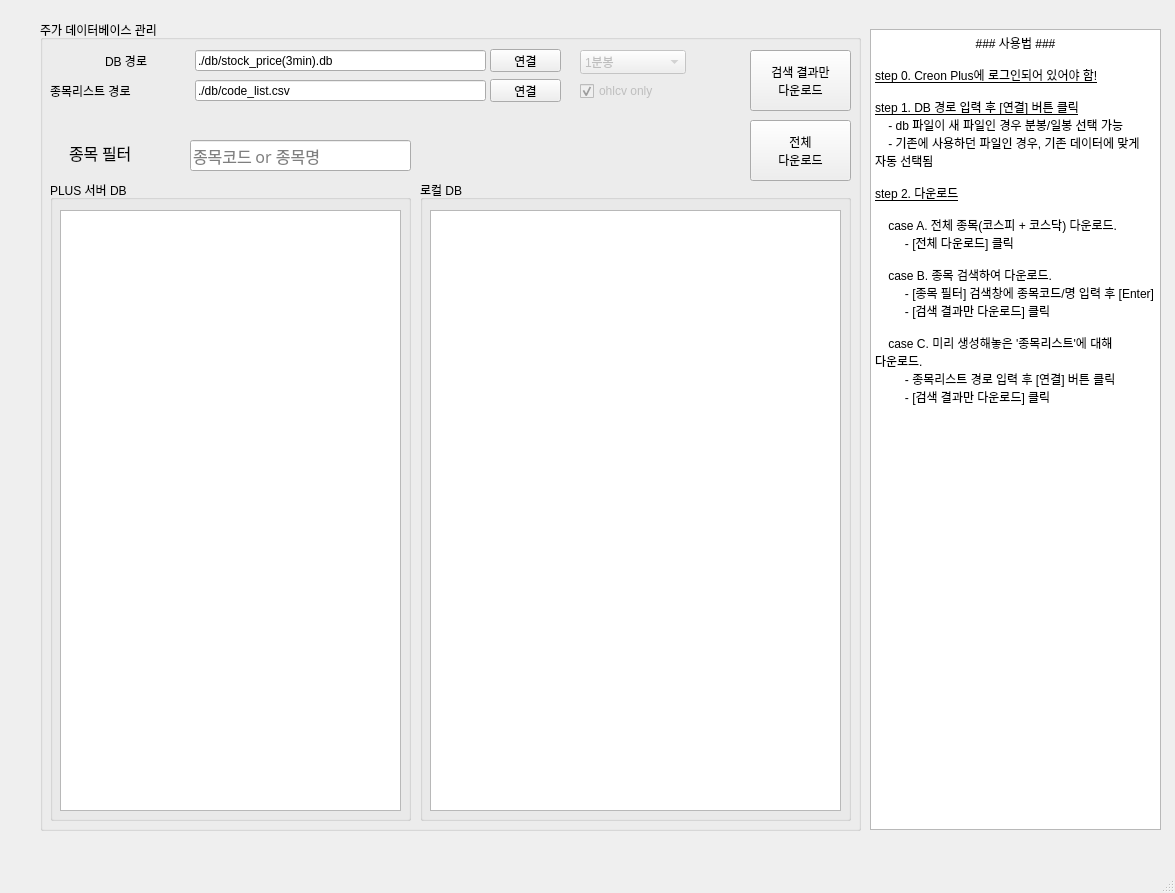
<?xml version="1.0" encoding="UTF-8"?>
<ui version="4.0">
 <class>MainWindow</class>
 <widget class="QMainWindow" name="MainWindow">
  <property name="enabled">
   <bool>true</bool>
  </property>
  <property name="geometry">
   <rect>
    <x>0</x>
    <y>0</y>
    <width>1175</width>
    <height>893</height>
   </rect>
  </property>
  <property name="mouseTracking">
   <bool>false</bool>
  </property>
  <property name="windowTitle">
   <string>Creon_datareader v1.2</string>
  </property>
  <widget class="QWidget" name="centralwidget">
   <widget class="QGroupBox" name="groupBox_4">
    <property name="geometry">
     <rect>
      <x>40</x>
      <y>20</y>
      <width>821</width>
      <height>811</height>
     </rect>
    </property>
    <property name="title">
     <string>주가 데이터베이스 관리</string>
    </property>
    <property name="flat">
     <bool>false</bool>
    </property>
    <widget class="QGroupBox" name="groupBox_2">
     <property name="geometry">
      <rect>
       <x>10</x>
       <y>160</y>
       <width>361</width>
       <height>641</height>
      </rect>
     </property>
     <property name="title">
      <string>PLUS 서버 DB</string>
     </property>
     <widget class="QTableView" name="tableView">
      <property name="geometry">
       <rect>
        <x>10</x>
        <y>30</y>
        <width>341</width>
        <height>601</height>
       </rect>
      </property>
     </widget>
    </widget>
    <widget class="QGroupBox" name="groupBox_3">
     <property name="geometry">
      <rect>
       <x>380</x>
       <y>160</y>
       <width>431</width>
       <height>641</height>
      </rect>
     </property>
     <property name="title">
      <string>로컬 DB</string>
     </property>
     <widget class="QTableView" name="tableView_2">
      <property name="geometry">
       <rect>
        <x>10</x>
        <y>30</y>
        <width>411</width>
        <height>601</height>
       </rect>
      </property>
     </widget>
    </widget>
    <widget class="QPushButton" name="pushButton_4">
     <property name="enabled">
      <bool>true</bool>
     </property>
     <property name="geometry">
      <rect>
       <x>710</x>
       <y>100</y>
       <width>101</width>
       <height>61</height>
      </rect>
     </property>
     <property name="text">
      <string>전체
다운로드</string>
     </property>
    </widget>
    <widget class="QPushButton" name="pushButton_3">
     <property name="enabled">
      <bool>true</bool>
     </property>
     <property name="geometry">
      <rect>
       <x>710</x>
       <y>30</y>
       <width>101</width>
       <height>61</height>
      </rect>
     </property>
     <property name="mouseTracking">
      <bool>true</bool>
     </property>
     <property name="acceptDrops">
      <bool>false</bool>
     </property>
     <property name="layoutDirection">
      <enum>Qt::LeftToRight</enum>
     </property>
     <property name="text">
      <string>검색 결과만
다운로드</string>
     </property>
     <property name="checkable">
      <bool>false</bool>
     </property>
     <property name="autoRepeat">
      <bool>false</bool>
     </property>
     <property name="autoExclusive">
      <bool>false</bool>
     </property>
     <property name="autoDefault">
      <bool>false</bool>
     </property>
     <property name="default">
      <bool>false</bool>
     </property>
     <property name="flat">
      <bool>false</bool>
     </property>
    </widget>
    <widget class="QLabel" name="label_9">
     <property name="geometry">
      <rect>
       <x>65</x>
       <y>30</y>
       <width>81</width>
       <height>21</height>
      </rect>
     </property>
     <property name="text">
      <string>DB 경로</string>
     </property>
    </widget>
    <widget class="QLineEdit" name="lineEdit_4">
     <property name="geometry">
      <rect>
       <x>155</x>
       <y>30</y>
       <width>291</width>
       <height>21</height>
      </rect>
     </property>
     <property name="text">
      <string>./db/stock_price(3min).db</string>
     </property>
    </widget>
    <widget class="QLineEdit" name="lineEdit_5">
     <property name="geometry">
      <rect>
       <x>150</x>
       <y>120</y>
       <width>221</width>
       <height>31</height>
      </rect>
     </property>
     <property name="font">
      <font>
       <family>굴림</family>
       <pointsize>12</pointsize>
       <weight>50</weight>
       <bold>false</bold>
      </font>
     </property>
     <property name="text">
      <string/>
     </property>
     <property name="placeholderText">
      <string>종목코드 or 종목명</string>
     </property>
    </widget>
    <widget class="QLabel" name="label_12">
     <property name="geometry">
      <rect>
       <x>29</x>
       <y>117</y>
       <width>111</width>
       <height>31</height>
      </rect>
     </property>
     <property name="font">
      <font>
       <family>굴림</family>
       <pointsize>12</pointsize>
      </font>
     </property>
     <property name="text">
      <string>종목 필터</string>
     </property>
    </widget>
    <widget class="QPushButton" name="pushButton_2">
     <property name="geometry">
      <rect>
       <x>450</x>
       <y>29</y>
       <width>71</width>
       <height>23</height>
      </rect>
     </property>
     <property name="text">
      <string>연결</string>
     </property>
    </widget>
    <widget class="QLabel" name="label_10">
     <property name="geometry">
      <rect>
       <x>10</x>
       <y>60</y>
       <width>131</width>
       <height>21</height>
      </rect>
     </property>
     <property name="text">
      <string>종목리스트 경로</string>
     </property>
    </widget>
    <widget class="QLineEdit" name="lineEdit_8">
     <property name="geometry">
      <rect>
       <x>155</x>
       <y>60</y>
       <width>291</width>
       <height>21</height>
      </rect>
     </property>
     <property name="text">
      <string>./db/code_list.csv</string>
     </property>
    </widget>
    <widget class="QPushButton" name="pushButton_8">
     <property name="geometry">
      <rect>
       <x>450</x>
       <y>59</y>
       <width>71</width>
       <height>23</height>
      </rect>
     </property>
     <property name="text">
      <string>연결</string>
     </property>
    </widget>
    <widget class="QComboBox" name="comboBox">
     <property name="enabled">
      <bool>false</bool>
     </property>
     <property name="geometry">
      <rect>
       <x>540</x>
       <y>30</y>
       <width>106</width>
       <height>24</height>
      </rect>
     </property>
     <item>
      <property name="text">
       <string>1분봉</string>
      </property>
     </item>
     <item>
      <property name="text">
       <string>3분봉</string>
      </property>
     </item>
     <item>
      <property name="text">
       <string>일봉</string>
      </property>
     </item>
     <item>
      <property name="text">
       <string>주봉</string>
      </property>
     </item>
     <item>
      <property name="text">
       <string>월봉</string>
      </property>
     </item>
    </widget>
    <widget class="QCheckBox" name="checkBox">
     <property name="enabled">
      <bool>false</bool>
     </property>
     <property name="geometry">
      <rect>
       <x>540</x>
       <y>60</y>
       <width>116</width>
       <height>22</height>
      </rect>
     </property>
     <property name="text">
      <string>ohlcv only</string>
     </property>
     <property name="checked">
      <bool>true</bool>
     </property>
    </widget>
   </widget>
   <widget class="QTextBrowser" name="textBrowser">
    <property name="geometry">
     <rect>
      <x>870</x>
      <y>29</y>
      <width>291</width>
      <height>801</height>
     </rect>
    </property>
    <property name="html">
     <string>&lt;!DOCTYPE HTML PUBLIC &quot;-//W3C//DTD HTML 4.0//EN&quot; &quot;http://www.w3.org/TR/REC-html40/strict.dtd&quot;&gt;
&lt;html&gt;&lt;head&gt;&lt;meta name=&quot;qrichtext&quot; content=&quot;1&quot; /&gt;&lt;style type=&quot;text/css&quot;&gt;
p, li { white-space: pre-wrap; }
&lt;/style&gt;&lt;/head&gt;&lt;body style=&quot; font-family:'Gulim'; font-size:9pt; font-weight:400; font-style:normal;&quot;&gt;
&lt;p align=&quot;center&quot; style=&quot; margin-top:0px; margin-bottom:0px; margin-left:0px; margin-right:0px; -qt-block-indent:0; text-indent:0px;&quot;&gt;### 사용법 ###&lt;/p&gt;
&lt;p style=&quot;-qt-paragraph-type:empty; margin-top:0px; margin-bottom:0px; margin-left:0px; margin-right:0px; -qt-block-indent:0; text-indent:0px;&quot;&gt;&lt;br /&gt;&lt;/p&gt;
&lt;p style=&quot; margin-top:0px; margin-bottom:0px; margin-left:0px; margin-right:0px; -qt-block-indent:0; text-indent:0px;&quot;&gt;&lt;span style=&quot; text-decoration: underline;&quot;&gt;step 0. Creon Plus에 로그인되어 있어야 함!&lt;/span&gt;&lt;/p&gt;
&lt;p style=&quot;-qt-paragraph-type:empty; margin-top:0px; margin-bottom:0px; margin-left:0px; margin-right:0px; -qt-block-indent:0; text-indent:0px; text-decoration: underline;&quot;&gt;&lt;br /&gt;&lt;/p&gt;
&lt;p style=&quot; margin-top:0px; margin-bottom:0px; margin-left:0px; margin-right:0px; -qt-block-indent:0; text-indent:0px;&quot;&gt;&lt;span style=&quot; text-decoration: underline;&quot;&gt;step 1. DB 경로 입력 후 [연결] 버튼 클릭&lt;/span&gt;&lt;/p&gt;
&lt;p style=&quot; margin-top:0px; margin-bottom:0px; margin-left:0px; margin-right:0px; -qt-block-indent:0; text-indent:0px;&quot;&gt;    - db 파일이 새 파일인 경우 분봉/일봉 선택 가능&lt;/p&gt;
&lt;p style=&quot; margin-top:0px; margin-bottom:0px; margin-left:0px; margin-right:0px; -qt-block-indent:0; text-indent:0px;&quot;&gt;    - 기존에 사용하던 파일인 경우, 기존 데이터에 맞게 자동 선택됨&lt;/p&gt;
&lt;p style=&quot;-qt-paragraph-type:empty; margin-top:0px; margin-bottom:0px; margin-left:0px; margin-right:0px; -qt-block-indent:0; text-indent:0px;&quot;&gt;&lt;br /&gt;&lt;/p&gt;
&lt;p style=&quot; margin-top:0px; margin-bottom:0px; margin-left:0px; margin-right:0px; -qt-block-indent:0; text-indent:0px;&quot;&gt;&lt;span style=&quot; text-decoration: underline;&quot;&gt;step 2. 다운로드&lt;/span&gt;&lt;/p&gt;
&lt;p style=&quot;-qt-paragraph-type:empty; margin-top:0px; margin-bottom:0px; margin-left:0px; margin-right:0px; -qt-block-indent:0; text-indent:0px; text-decoration: underline;&quot;&gt;&lt;br /&gt;&lt;/p&gt;
&lt;p style=&quot; margin-top:0px; margin-bottom:0px; margin-left:0px; margin-right:0px; -qt-block-indent:0; text-indent:0px;&quot;&gt;    case A. 전체 종목(코스피 + 코스닥) 다운로드.&lt;/p&gt;
&lt;p style=&quot; margin-top:0px; margin-bottom:0px; margin-left:0px; margin-right:0px; -qt-block-indent:0; text-indent:0px;&quot;&gt;         - [전체 다운로드] 클릭&lt;/p&gt;
&lt;p style=&quot;-qt-paragraph-type:empty; margin-top:0px; margin-bottom:0px; margin-left:0px; margin-right:0px; -qt-block-indent:0; text-indent:0px;&quot;&gt;&lt;br /&gt;&lt;/p&gt;
&lt;p style=&quot; margin-top:0px; margin-bottom:0px; margin-left:0px; margin-right:0px; -qt-block-indent:0; text-indent:0px;&quot;&gt;    case B. 종목 검색하여 다운로드.&lt;/p&gt;
&lt;p style=&quot; margin-top:0px; margin-bottom:0px; margin-left:0px; margin-right:0px; -qt-block-indent:0; text-indent:0px;&quot;&gt;         - [종목 필터] 검색창에 종목코드/명 입력 후 [Enter]&lt;/p&gt;
&lt;p style=&quot; margin-top:0px; margin-bottom:0px; margin-left:0px; margin-right:0px; -qt-block-indent:0; text-indent:0px;&quot;&gt;         - [검색 결과만 다운로드] 클릭&lt;/p&gt;
&lt;p style=&quot;-qt-paragraph-type:empty; margin-top:0px; margin-bottom:0px; margin-left:0px; margin-right:0px; -qt-block-indent:0; text-indent:0px;&quot;&gt;&lt;br /&gt;&lt;/p&gt;
&lt;p style=&quot; margin-top:0px; margin-bottom:0px; margin-left:0px; margin-right:0px; -qt-block-indent:0; text-indent:0px;&quot;&gt;    case C. 미리 생성해놓은 '종목리스트'에 대해 다운로드.&lt;/p&gt;
&lt;p style=&quot; margin-top:0px; margin-bottom:0px; margin-left:0px; margin-right:0px; -qt-block-indent:0; text-indent:0px;&quot;&gt;         - 종목리스트 경로 입력 후 [연결] 버튼 클릭&lt;/p&gt;
&lt;p style=&quot; margin-top:0px; margin-bottom:0px; margin-left:0px; margin-right:0px; -qt-block-indent:0; text-indent:0px;&quot;&gt;         - [검색 결과만 다운로드] 클릭&lt;/p&gt;
&lt;p style=&quot;-qt-paragraph-type:empty; margin-top:0px; margin-bottom:0px; margin-left:0px; margin-right:0px; -qt-block-indent:0; text-indent:0px;&quot;&gt;&lt;br /&gt;&lt;/p&gt;&lt;/body&gt;&lt;/html&gt;</string>
    </property>
   </widget>
  </widget>
  <widget class="QMenuBar" name="menubar">
   <property name="geometry">
    <rect>
     <x>0</x>
     <y>0</y>
     <width>1175</width>
     <height>31</height>
    </rect>
   </property>
  </widget>
  <widget class="QStatusBar" name="statusbar"/>
 </widget>
 <resources/>
 <connections/>
</ui>
